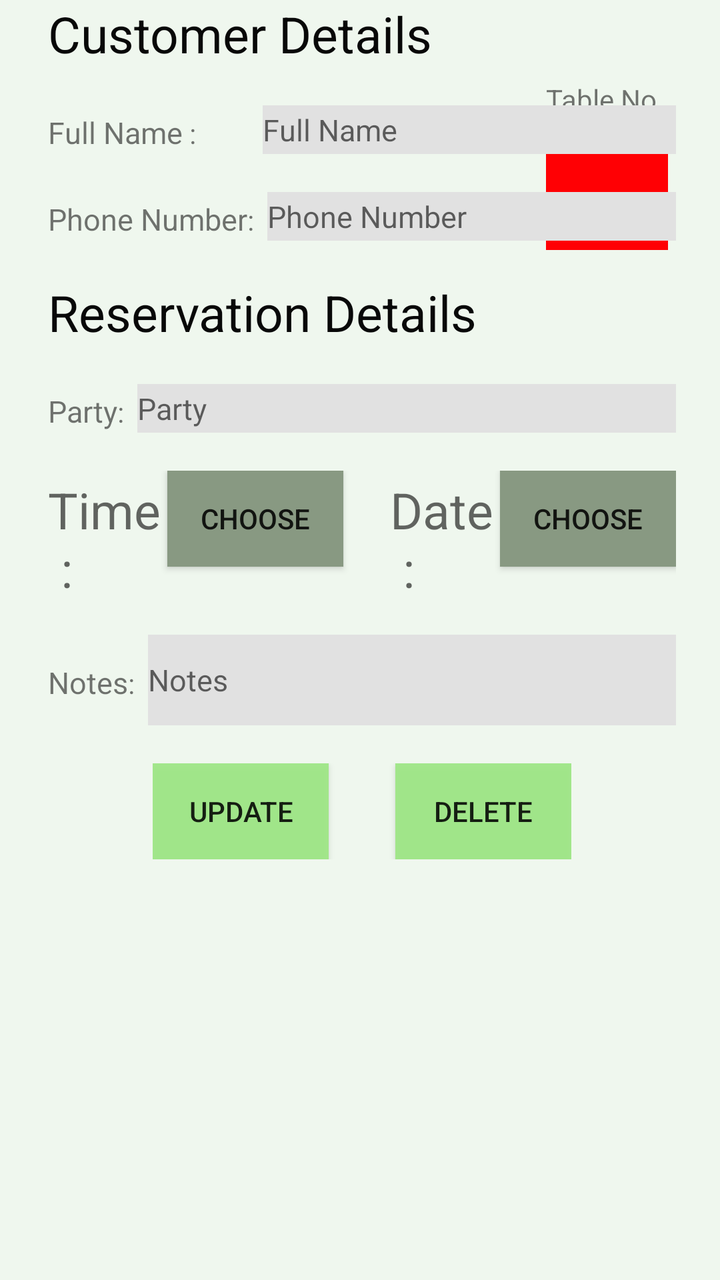
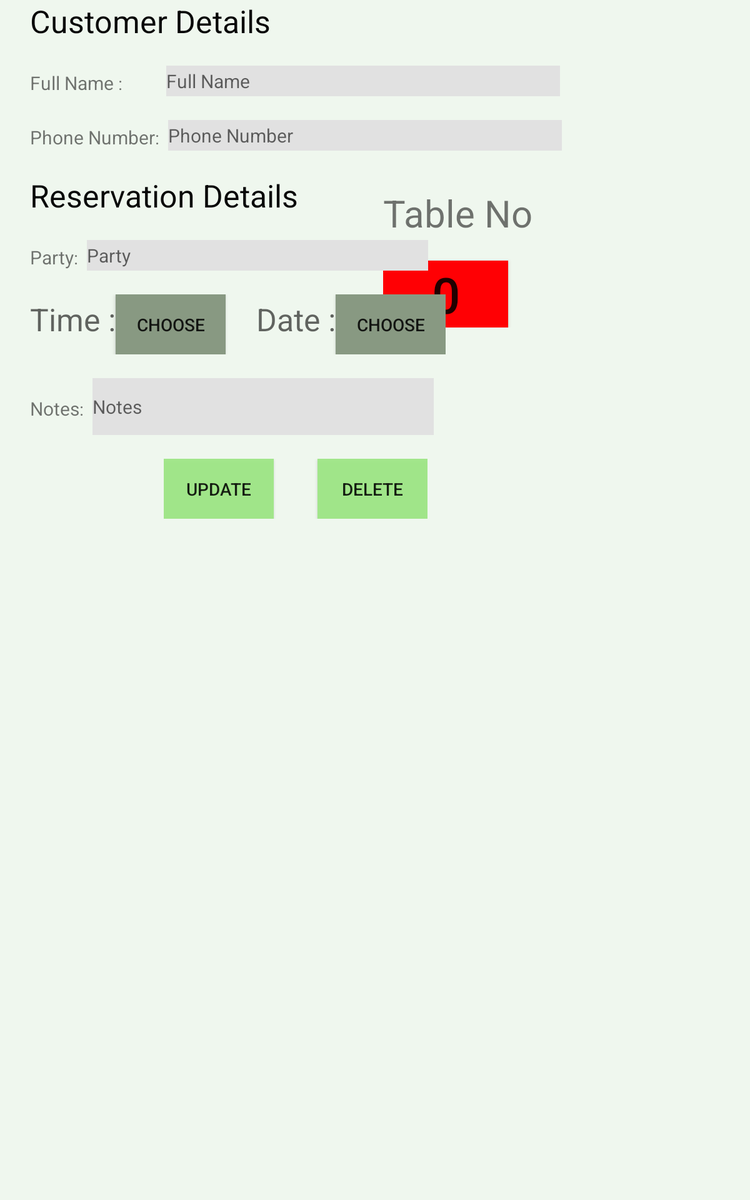

Two renders of one Android screen. The first uses the default layout on a phone; the second uses the alternative layout the repository ships for a different screen configuration, on a matching device. The two XML files are below.
<!-- AndroidManifest.xml: application theme AppTheme -->
<!-- res/layout/layout_anabilgi.xml -->
<?xml version="1.0" encoding="utf-8"?>
<RelativeLayout xmlns:android="http://schemas.android.com/apk/res/android"
    android:layout_width="match_parent"
    android:background="@color/arkaplan"
    android:layout_height="match_parent">

    <LinearLayout
        android:layout_width="wrap_content"
        android:layout_height="wrap_content"
        android:layout_alignParentEnd="true"
        android:layout_alignParentTop="true"
        android:layout_marginEnd="26dp"
        android:layout_marginTop="11dp"
        android:orientation="vertical"
        android:layout_alignParentRight="true"
        android:layout_marginRight="26dp">

        <TextView
            android:id="@+id/textView"
            android:layout_width="wrap_content"
            android:layout_height="wrap_content"
            android:layout_alignParentTop="true"
            android:layout_marginTop="29dp"
            android:text="Table No" />

        <Button
            android:id="@+id/btnMasaNo"
            android:layout_width="61dp"
            android:layout_height="wrap_content"
            android:layout_alignParentTop="true"
            android:layout_marginTop="18dp"
            android:background="@color/doluMasa"
            android:text="0" />
    </LinearLayout>
    <ScrollView
        android:layout_width="wrap_content"
        android:layout_height="wrap_content"
        android:layout_alignParentStart="true"
        android:layout_alignParentTop="true"
        android:layout_marginStart="24dp"
        android:layout_alignParentLeft="true"
        android:layout_marginLeft="24dp">


        <include
            layout="@layout/layout_masabilgi"
            android:layout_width="wrap_content"
            android:layout_height="fill_parent"
            android:layout_alignParentEnd="true"
            android:layout_alignParentRight="true"
            android:layout_alignParentTop="true"
            android:layout_marginEnd="22dp"
            android:layout_marginRight="22dp" />
    </ScrollView>

</RelativeLayout>
<!-- res/layout/layout_masabilgi.xml (included above) -->
<?xml version="1.0" encoding="utf-8"?>
<RelativeLayout xmlns:android="http://schemas.android.com/apk/res/android"
    android:layout_width="wrap_content"

    android:layout_height="wrap_content">
    <LinearLayout
        android:layout_width="wrap_content"
        android:layout_height="wrap_content"
        android:orientation="vertical">

        <LinearLayout
            android:layout_width="wrap_content"
            android:layout_height="wrap_content"
            android:orientation="horizontal">

            <TextView
                android:layout_width="wrap_content"
                android:layout_height="wrap_content"
                android:layout_weight="1"
                android:text="@string/musteriDetay"
                android:textColor="@color/textColor"
                android:textSize="25dp" />
        </LinearLayout>

        <TextView
            android:layout_width="wrap_content"
            android:layout_height="wrap_content"
            android:text=" " />

        <LinearLayout
            android:layout_width="wrap_content"
            android:layout_height="wrap_content"
            android:orientation="vertical">
            <LinearLayout
                android:layout_width="wrap_content"
                android:layout_height="wrap_content"
                android:orientation="horizontal">
            <TextView
                android:layout_width="wrap_content"
                android:layout_height="wrap_content"
                android:text="@string/isimful" />
                <TextView
                    android:layout_width="wrap_content"
                    android:layout_height="wrap_content"
                    android:text=" :          " />
            <EditText
                android:id="@+id/etNameUp"
                android:layout_width="wrap_content"
                android:layout_height="wrap_content"
                android:layout_weight="1"
                android:background="@color/etColor"
                android:ems="15"
                android:hint="@string/isimful"
                android:inputType="textPersonName"
                android:minLines="2" />

            </LinearLayout>
        <TextView
            android:layout_width="wrap_content"
            android:layout_height="wrap_content"
            android:text=" " />

            <LinearLayout
                android:layout_width="wrap_content"
                android:layout_height="wrap_content"
                android:orientation="horizontal">
                <TextView
                    android:layout_width="wrap_content"
                    android:layout_height="wrap_content"
                    android:text="@string/tel" />
                <TextView
                    android:layout_width="wrap_content"
                    android:layout_height="wrap_content"
                    android:text=":  " />

            <EditText
                android:id="@+id/etTelUp"
                android:layout_width="wrap_content"
                android:layout_height="wrap_content"
                android:layout_weight="1"
                android:background="@color/etColor"
                android:ems="15"
                android:hint="@string/tel"
                android:inputType="phone" />
        </LinearLayout>
        </LinearLayout>
        <TextView
            android:layout_width="wrap_content"
            android:layout_height="wrap_content"
            android:text=" " />

        <LinearLayout
            android:layout_width="wrap_content"
            android:layout_height="wrap_content"
            android:orientation="horizontal">

            <TextView
                android:layout_width="wrap_content"
                android:layout_height="wrap_content"
                android:layout_weight="1"
                android:text="@string/rezDetay"
                android:textColor="@color/textColor"
                android:textSize="25dp" />
        </LinearLayout>

        <TextView
            android:layout_width="wrap_content"
            android:layout_height="wrap_content"
            android:text=" " />

        <LinearLayout
            android:layout_width="wrap_content"
            android:layout_height="wrap_content"
            android:orientation="horizontal">
            <TextView
                android:layout_width="wrap_content"
                android:layout_height="wrap_content"
                android:text="@string/kisiSayisi" />
            <TextView
                android:layout_width="wrap_content"
                android:layout_height="wrap_content"
                android:text=":  " />

            <EditText
                android:id="@+id/etKisisayisiUp"
                android:layout_width="wrap_content"
                android:layout_height="wrap_content"
                android:layout_weight="1"
                android:background="@color/etColor"
                android:ems="13"
                android:hint="@string/kisiSayisi"
                android:inputType="number" />
        </LinearLayout>

        <TextView
            android:layout_width="wrap_content"
            android:layout_height="wrap_content"
            android:text=" " />

        <LinearLayout
            android:layout_width="wrap_content"
            android:layout_height="wrap_content"
            android:orientation="horizontal">

            <TextView
                android:id="@+id/tvTimeUp"
                android:layout_width="wrap_content"
                android:layout_height="wrap_content"
                android:layout_weight="1"
                android:textSize="25dp"
                android:textColor="@color/textcl"
                android:hint="@string/saat"
                />

            <Button
                android:id="@+id/btnsaatSec"
                android:layout_width="wrap_content"
                android:layout_height="wrap_content"
                android:background="@color/btnbac"
                android:onClick="onTextviewUpClicked"
                android:text="Choose"/>
            <TextView
                android:layout_width="wrap_content"
                android:layout_height="wrap_content"
                android:text="       " />

            <TextView
                android:id="@+id/tvDatepicUp"
                android:layout_width="wrap_content"
                android:layout_height="wrap_content"
                android:layout_weight="1"
                android:textSize="25dp"
                android:textColor="@color/textcl"
                android:hint="@string/tarih"
                />
            <Button
                android:id="@+id/btndatesec"
                android:layout_width="wrap_content"
                android:layout_height="wrap_content"
                android:background="@color/btnbac"
                android:onClick="onTextviewUpClicked"
                android:text="Choose"/>
            android:inputType="date" />
        </LinearLayout>

        <TextView
            android:layout_width="wrap_content"
            android:layout_height="wrap_content"
            android:text=" " />

        <LinearLayout
            android:layout_width="wrap_content"
            android:layout_height="wrap_content"
            android:orientation="horizontal">
            <TextView
                android:layout_width="wrap_content"
                android:layout_height="wrap_content"
                android:text="@string/not" />
            <TextView
                android:layout_width="wrap_content"
                android:layout_height="wrap_content"
                android:text=":  " />

            <EditText
                android:id="@+id/etNotesUp"
                android:layout_width="wrap_content"
                android:layout_height="wrap_content"
                android:layout_weight="3"
                android:background="@color/etColor"
                android:ems="13"
                android:hint="@string/not"
                android:inputType="textMultiLine"
                android:minLines="2" />
        </LinearLayout>

        <TextView
            android:layout_width="wrap_content"
            android:layout_height="wrap_content"
            android:text=" " />

    <LinearLayout
        android:layout_width="wrap_content"
        android:layout_height="wrap_content"
        android:layout_gravity="center"
        android:orientation="horizontal">
        <Button
            android:id="@+id/btnUp"
            android:layout_width="wrap_content"
            android:layout_height="wrap_content"
            android:layout_gravity="center"
            android:background="@color/btnarkaplan"
            android:text="@string/btnUpdate" />
        <TextView
            android:layout_width="wrap_content"
            android:layout_height="wrap_content"
            android:text="          " />

        <Button
            android:id="@+id/btnDelete"
            android:layout_width="wrap_content"
            android:layout_height="wrap_content"
            android:layout_gravity="center"
            android:background="@color/btnarkaplan"
            android:text="@string/btnDelete" />
    </LinearLayout>



            <LinearLayout
                android:layout_width="match_parent"
                android:layout_height="wrap_content"
                android:orientation="vertical" />

    </LinearLayout>
</RelativeLayout>
<!-- resources referenced by this layout -->
<resources>
  <color name="arkaplan">#f0eff7ed</color>
  <color name="btnarkaplan">#f09fe786</color>
  <color name="btnbac">#889982</color>
  <color name="doluMasa">#ff0004</color>
  <color name="etColor">#e1e1e1</color>
  <color name="textColor">#080808</color>
  <color name="textcl">#000000</color>
  <string name="btnDelete">Delete</string>
  <string name="btnUpdate">Update</string>
  <string name="isimful"><font size="15">Full Name</font></string>
  <string name="kisiSayisi"><font size="15">Party</font></string>
  <string name="musteriDetay">Customer Details</string>
  <string name="not"><font size="15">Notes</font></string>
  <string name="rezDetay">Reservation Details</string>
  <string name="saat">Time  :  </string>
  <string name="tarih">Date  :  </string>
  <string name="tel"><font size="15">Phone Number</font></string>
  <style name="AppTheme" parent="Theme.AppCompat.Light.DarkActionBar">
          
          <item name="colorPrimary">@color/colorPrimary</item>
          <item name="colorPrimaryDark">@color/colorPrimaryDark</item>
          <item name="colorAccent">@color/colorAccent</item>
      </style>
  <color name="colorPrimary">#3F51B5</color>
  <color name="colorPrimaryDark">#303F9F</color>
  <color name="colorAccent">#FF4081</color>
</resources>
<!-- res/layout-sw600dp/layout_anabilgi.xml (the author's variant of the layout above) -->
<!-- drawn on a 7-inch tablet held upright -->
<?xml version="1.0" encoding="utf-8"?>
<RelativeLayout xmlns:android="http://schemas.android.com/apk/res/android"
    android:layout_width="match_parent"
    android:background="@color/arkaplan"
    android:layout_height="match_parent">

    <LinearLayout
        android:layout_width="wrap_content"
        android:layout_height="wrap_content"
        android:layout_alignParentEnd="true"
        android:layout_alignParentTop="true"
        android:layout_marginEnd="174dp"
        android:layout_marginTop="121dp"
        android:orientation="vertical">

        <TextView
            android:id="@+id/textView"
            android:layout_width="wrap_content"
            android:layout_height="wrap_content"
            android:layout_alignParentTop="true"
            android:layout_marginTop="29dp"
            android:text="Table No"
            android:textSize="30dp" />

        <Button
            android:id="@+id/btnMasaNo"
            android:layout_width="100dp"
            android:layout_height="wrap_content"
            android:layout_alignParentTop="true"
            android:textSize="40dp"
            android:layout_marginTop="18dp"
            android:background="@color/doluMasa"
            android:text="0" />
    </LinearLayout>
    <ScrollView
        android:layout_width="wrap_content"
        android:layout_height="wrap_content"
        android:layout_alignParentStart="true"
        android:layout_alignParentTop="true"
        android:layout_marginStart="24dp"
        android:layout_alignParentLeft="true"
        android:layout_marginLeft="24dp">


        <include
            layout="@layout/layout_masabilgi"
            android:layout_width="wrap_content"
            android:layout_height="fill_parent"
            android:layout_alignParentEnd="true"
            android:layout_alignParentRight="true"
            android:layout_alignParentTop="true"
            android:layout_marginEnd="22dp"
            android:layout_marginRight="22dp" />
    </ScrollView>

</RelativeLayout>
